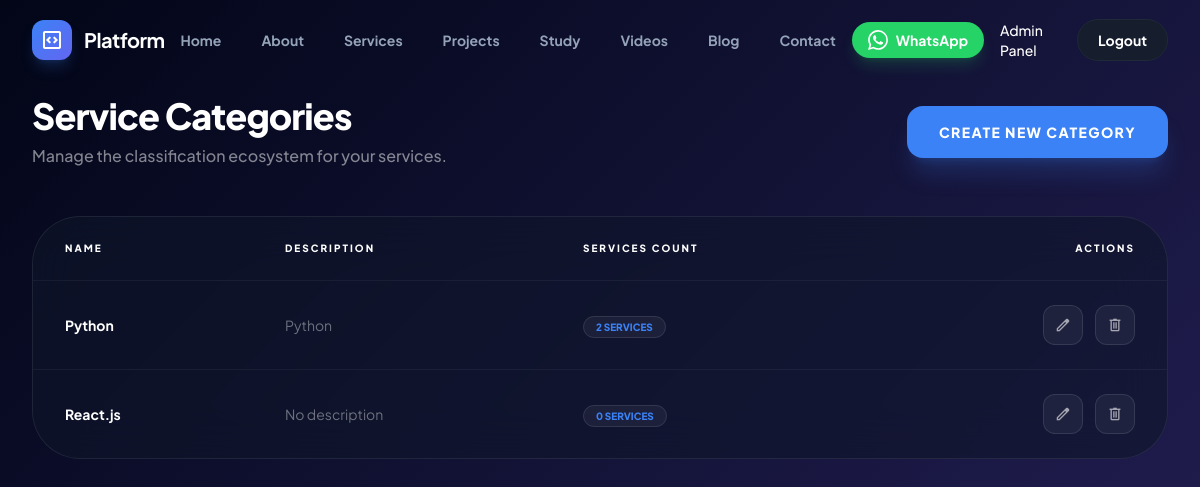
The app's page /admin/categories (signed in) with its own data.
### app/models/service_category.py (models this page shows, shortened)
class ServiceCategory(BaseModel):
    __tablename__ = 'service_categories'
    name = db.Column(db.String(50), nullable=False, unique=True)
    description = db.Column(db.String(200), nullable=True)
    services = db.relationship('Service', backref='category_rel', lazy=True)

### app/admin/routes.py (the view)
@admin_bp.route("/admin/categories")
@login_required
@admin_required
def admin_categories():
    categories = ServiceCategory.query.all()
    return render_template('admin/categories.html', title='Manage Categories', categories=categories)

### app/__init__.py (called while the page is built)
@login_manager.user_loader
def load_user(user_id):
    from app.models.user import User
    return User.query.get(int(user_id))

### app/models/user.py (called while the page is built)
    def is_admin(self):
        return self.role == 'admin'

### app/templates/admin/categories.html (shortened to what this page needs)
{% extends "base/base.html" %}
{% block content %}
<div class="min-h-screen pt-24 pb-20 px-6 lg:px-8 max-w-7xl mx-auto">
    <div class="flex flex-col md:flex-row justify-between items-start md:items-center gap-6 mb-12">
        <div>
            <h1 class="text-4xl font-black text-white tracking-tight mb-2">Service Categories</h1>
            <p class="text-white/50 font-medium">Manage the classification ecosystem for your services.</p>
        </div>
        <a href="{{ url_for('admin_bp.admin_category_form') }}"
            class="px-8 py-4 rounded-2xl bg-primary text-white font-black text-sm uppercase tracking-widest hover:bg-primary-dark transition-all shadow-xl shadow-primary/20">
            Create New Category
        </a>
    </div>
    <div class="glass-card-premium rounded-[3rem] overflow-hidden">
        <div class="overflow-x-auto">
            <table class="w-full text-left border-collapse">
                <thead>
                    <tr class="border-b border-white/5 bg-white/2">
                        <th class="px-8 py-6 text-[10px] font-black text-white uppercase tracking-[0.2em]">Name</th>
                        <th class="px-8 py-6 text-[10px] font-black text-white uppercase tracking-[0.2em]">Description
                        </th>
                        <th class="px-8 py-6 text-[10px] font-black text-white uppercase tracking-[0.2em]">Services
                            Count</th>
                        <th class="px-8 py-6 text-[10px] font-black text-white uppercase tracking-[0.2em] text-right">
                            Actions</th>
                    </tr>
                </thead>
                <tbody class="divide-y divide-white/5">
                    {% for category in categories %}
                    <tr class="hover:bg-white/2 transition-colors">
                        <td class="px-8 py-6">
                            <span class="text-sm font-bold text-white">{{ category.name }}</span>
                        </td>
                        <td class="px-8 py-6">
                            <span class="text-sm text-white/40">{{ category.description or 'No description' }}</span>
                        </td>
                        <td class="px-8 py-6">
                            <span
                                class="px-3 py-1 rounded-full bg-white/5 border border-white/10 text-[10px] font-black text-primary">
                                {{ category.services|length }} SERVICES
                            </span>
                        </td>
                        <td class="px-8 py-6 text-right">
                            <div class="flex items-center justify-end gap-3">
                                <a href="{{ url_for('admin_bp.admin_category_form', category_id=category.id) }}"
                                    class="h-10 w-10 rounded-xl bg-white/5 border border-white/10 flex items-center justify-center text-white/60 hover:text-white hover:bg-primary transition-all">
                                    <span class="material-symbols-outlined text-lg">edit</span>
                                </a>
                                <form action="{{ url_for('admin_bp.delete_category', category_id=category.id) }}"
                                    method="POST" class="inline"
                                    onsubmit="return confirm('Are you sure you want to delete this category?')">
                                    <button type="submit"
                                        class="h-10 w-10 rounded-xl bg-white/5 border border-white/10 flex items-center justify-center text-white/60 hover:text-red-500 hover:bg-red-500/10 transition-all">
                                        <span class="material-symbols-outlined text-lg">delete</span>
                                    </button>
                                </form>
                            </div>
                        </td>
                    </tr>
                    {% endfor %}
                </tbody>
            </table>
        </div>
    </div>
</div>
{% endblock %}

### app/static/css/custom.css (style rules this page uses)
body { background-color: #0B1120 !important; color: #f8fafc !important; }

### app/static/css/main.css (style rules this page uses)
:root { --primary: #8b5cf6; --primary-light: #a78bfa; --primary-dark: #6d28d9; --secondary: #3b82f6; --secondary-light: #60a5fa; --accent: #06b6d4; --accent-light: #22d3ee; --success: #10b981; --success-light: #34d399; --warning: #f59e0b; --warning-light: #fbbf24; --danger: #ef4444; --danger-light: #f87171; --bg-dark: #0f172a; --bg-darker: #020617; --card-bg: rgba(15, 23, 42, 0.85); --card-border: rgba(139, 92, 246, 0.25); --text-primary: #ffffff; --text-secondary: rgba(255, 255, 255, 0.85); --text-muted: rgba(255, 255, 255, 0.6); --shadow-primary: rgba(139, 92, 246, 0.5); --shadow-secondary: rgba(59, 130, 246, 0.4); --glass-bg: rgba(15, 23, 42, 0.85); --glass-border: rgba(139, 92, 246, 0.2); }
* { margin: 0; padding: 0; box-sizing: border-box; }
body { font-family: 'Inter', -apple-system, BlinkMacSystemFont, 'Segoe UI', sans-serif; background: linear-gradient(135deg, #020617 0%, #1e1b4b 40%, #1e293b 70%, #020617 100%); background-attachment: fixed; color: var(--text-primary); line-height: 1.6; -webkit-font-smoothing: antialiased; -moz-osx-font-smoothing: grayscale; }
h1, h2, h3, h4, h5, h6 { font-weight: 700; line-height: 1.2; color: var(--text-primary); }
a { text-decoration: none; color: inherit; }
.text-left { text-align: left; }
.text-right { text-align: right; }
.flex { display: flex; }
.flex-col { flex-direction: column; }
.items-center { align-items: center; }
.justify-center { justify-content: center; }
.w-full { width: 100%; }

### app/templates/admin/categories.html (style rules this page uses)
.glass-card-premium { background: rgba(15, 23, 42, 0.6); backdrop-filter: blur(24px); border: 1px solid rgba(255, 255, 255, 0.08); }

### records on screen
ServiceCategory: name "Python", description "Python", services|length "2"
ServiceCategory: name "React.js", description "No description", services|length "0"

### other values on screen
{{ env.BRAND_NAME }} "Platform"
{{ label }} "Home" "About" "Services" "Projects" "Study" "Videos" "Blog" "Contact"
